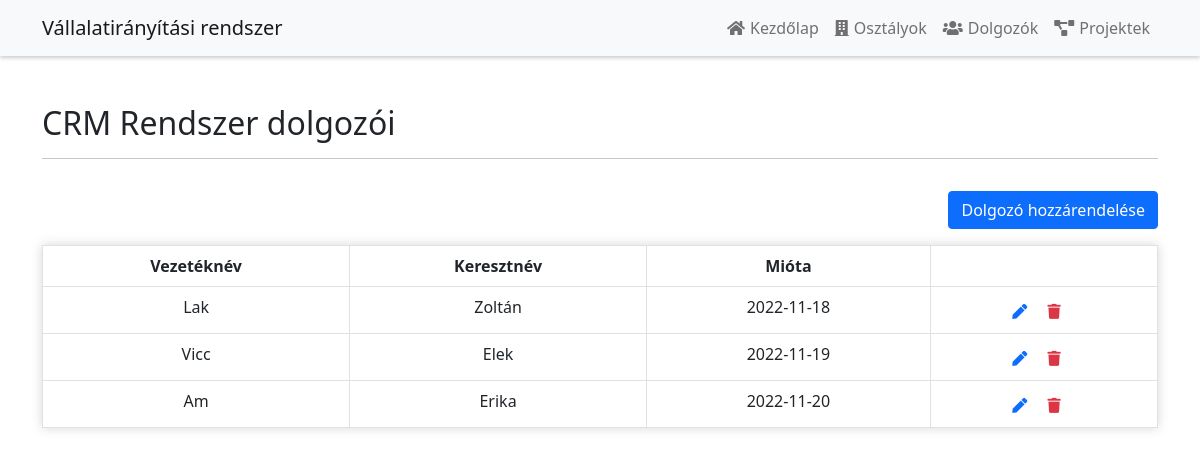
The app's page /dolgozo_to_projekt.php?projekt_id=5 with its own data.
### tables this page shows
CREATE TABLE `projekt` (
  `id` int(11) NOT NULL,
  `nev` varchar(40) NOT NULL,
  `ar` int(11) NOT NULL,
  `aktiv` tinyint(4) NOT NULL,
  `osztaly_id` int(11) DEFAULT NULL,
  `osztaly_nev` varchar(40) NOT NULL
);

CREATE TABLE `dolgozik` (
  `id` int(11) NOT NULL,
  `projekt_id` int(11) NOT NULL,
  `projekt_nev` varchar(40) NOT NULL,
  `dolgozo_id` int(11) NOT NULL,
  `kezdes_datum` date NOT NULL
);

CREATE TABLE `dolgozo` (
  `id` int(11) NOT NULL,
  `veznev` varchar(40) NOT NULL,
  `kernev` varchar(40) NOT NULL,
  `nem` tinyint(4) NOT NULL,
  `szulido` date NOT NULL,
  `fizetes` int(11) NOT NULL,
  `munkakor` varchar(40) NOT NULL,
  `profilkep` varchar(100) DEFAULT NULL,
  `osztaly_id` int(11) DEFAULT NULL
);

### dolgozo_to_projekt.php (the view, shortened to what this page needs)
<?php
include ('functions.php');
$pdo = pdo_connect_mysql();
if(isset($_GET["projekt_id"])){
    $stmt = $pdo->prepare("SELECT projekt.nev, projekt.id FROM projekt WHERE projekt.id = ?");
    $stmt->execute([$_GET["projekt_id"]]);
    $projekt = $stmt->fetchObject();
    $dolgozok_stmt = $pdo->prepare("SELECT dolgozo.veznev, dolgozo.kernev, dolgozik.kezdes_datum, dolgozik.projekt_id as projektid, dolgozik.id as dolgozikid FROM dolgozo, dolgozik WHERE dolgozo.id = dolgozik.dolgozo_id AND dolgozik.projekt_id = ?");
    $dolgozok_stmt->execute([$_GET["projekt_id"]]);
    $dolgozok = $dolgozok_stmt->fetchAll(PDO::FETCH_ASSOC);
}else{
    header("location: projekt.php");
}
?>
<?=template_header("Dolgozó hozzárendelése projekthez")?>
<div class="container">
<div class="row mt-5 mb-3">
    <div class="col-lg-12">
        <h2><?=$projekt->nev?> dolgozói</h2>
        <hr>
    </div>
</div>
<div class="row mb-3">
    <div class="col-lg-12 text-end">
        <a class="btn btn-primary" href="new_dolgozo_to_projekt.php?projekt_id=<?=$projekt->id?>">Dolgozó hozzárendelése</a>
    </div>
</div>
<table id="projekt_table" class="table table-bordered">
    <thead>
    <tr>
        <th>Vezetéknév</th>
        <th>Keresztnév</th>
        <th>Mióta</th>
        <th></th>
    </tr>
    </thead>
    <tbody>
    <?php if(!empty($dolgozok)): ?>
        <?php foreach ($dolgozok as $projekt): ?>
            <tr">
                <td><?=$projekt['veznev']?></td>
            <td><?=$projekt['kernev']?></td>
                <td><?=$projekt['kezdes_datum']?></td>
                <td class="actions">
                    <a href="edit_dolgozo_to_projekt.php?id=<?=$projekt['dolgozikid']?>" class="edit"><i class="fas fa-pen fa-xs"></i></a>
                    <a href="delete.php?dolgozik_id=<?=$projekt['dolgozikid']?>" class="trash text-danger"><i class="fas fa-trash fa-xs"></i></a>
                </td>
        <?php endforeach; ?>
    <?php else: ?>
        <tr>
            <td colspan="9">Nincs rögzítve dolgozó ehhez a projekthez.</td>
        </tr>
    <?php endif; ?>
    </tbody>
</table>
</div>
<?=template_footer()?>

### css/main.css (style rules this page uses)
.actions .edit, .actions .trash { margin: 0 15px 0 0; }
.actions { font-size: 20px; text-align: center; }
.card, .table { box-shadow: 0 0 10px 0 rgba(100, 100, 100, 0.26); }
.table { text-align: center; }

### records on screen
projekt: nev "CRM Rendszer"
dolgozik: dolgozo.veznev "Lak", dolgozo.kernev "Zoltán", kezdes_datum "2022-11-18"
dolgozik: dolgozo.veznev "Vicc", dolgozo.kernev "Elek", kezdes_datum "2022-11-19"
dolgozik: dolgozo.veznev "Am", dolgozo.kernev "Erika", kezdes_datum "2022-11-20"
